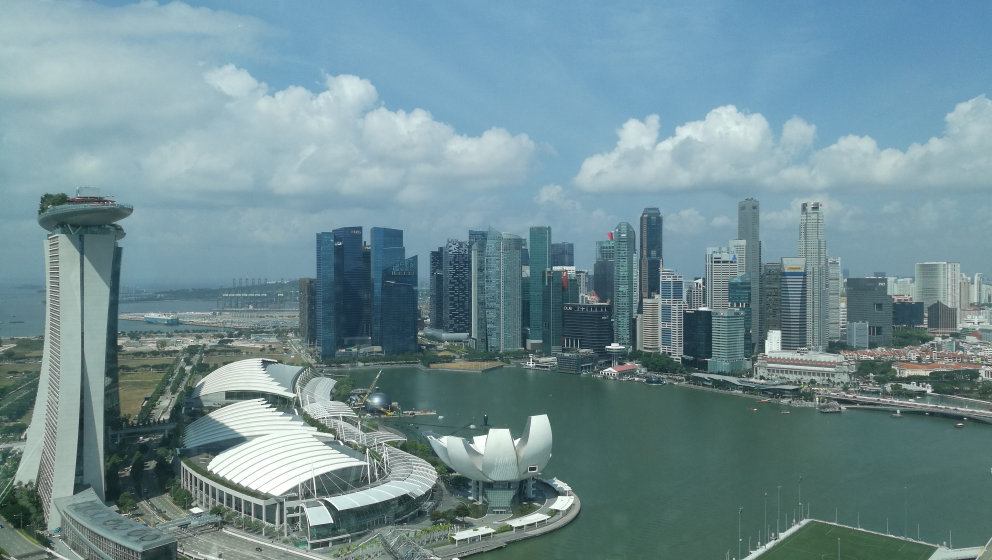
%> input picture MATLAB/wavelet_marina_bay/marina_bay.jpg, 3968 x 2240 px (shown at 1/4 size)
$ octave wavelet_marina_bay_d.m   (GNU Octave 9; MATLAB toolbox functions it lacks are replaced by stand-ins)
%> lines starting %> are read from the running program, lines starting %| are printed output that depends on the picture
% wavelet_gbb2b.m
%%%%%%%%%%%%%%%%%%%%
% load image file
RGB=imread('marina_bay.jpg');
G=im2gray(RGB);
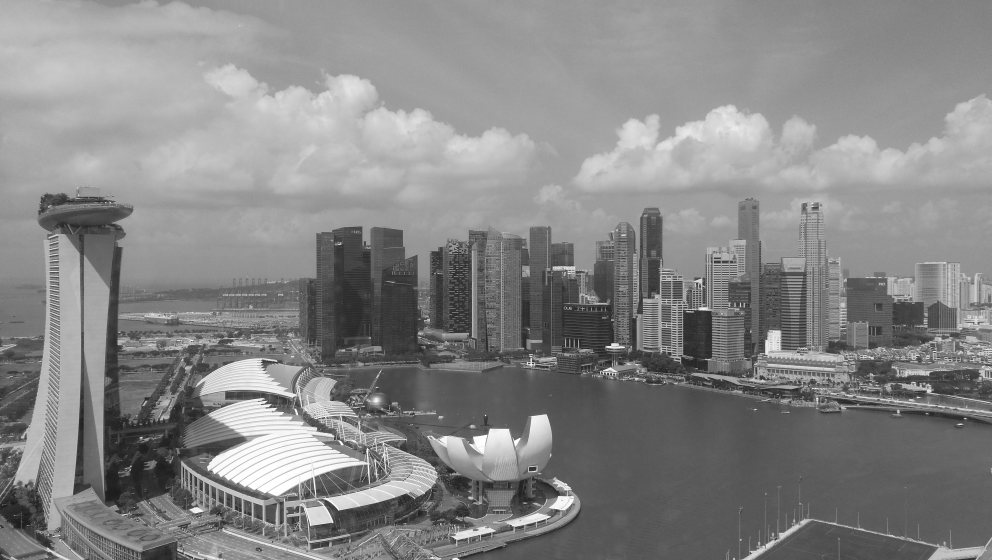
%> G: size 2240x3968 uint8 (shown at 1/4 size); min 1, max 255, mean 134.4
A=imresize(G, 1/5);
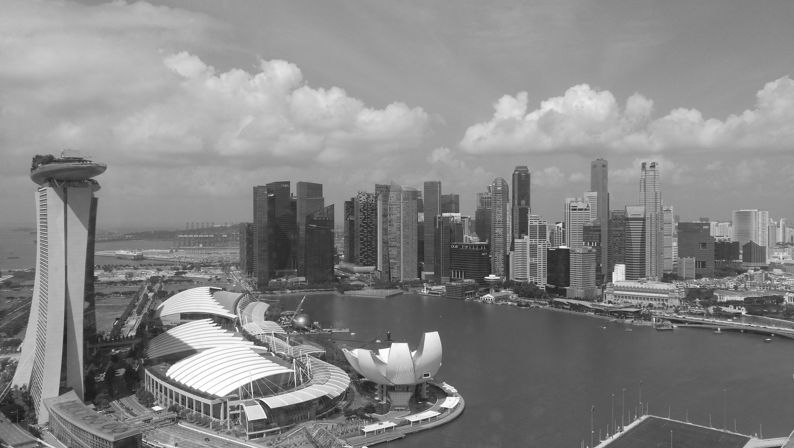
%> A: size 448x794 uint8; min 28, max 255, mean 134.4
% multiresolution decomposition
[C,S]=wavedec2(A,3,'db2');
%> S = [58 101; 58 101; 114 200; 225 398; 448 794]
A3=appcoef2(C,S,'db2',3);
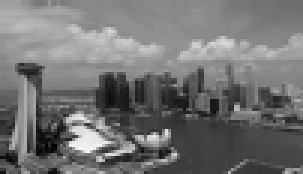
%> A3: size 58x101 double (shown 3 times larger); min 255.2, max 2066.5, mean 1076.1; drawn with min black and max white
[H3,V3,D3] = detcoef2('all',C,S,3);
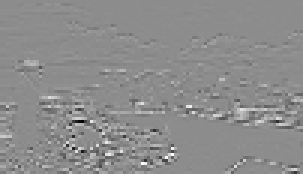
%> H3: size 58x101 double (shown 3 times larger); min -585, max 474.8, mean 0.7; drawn with min black and max white
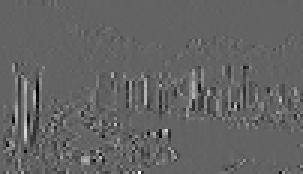
%> V3: size 58x101 double (shown 3 times larger); min -294.2, max 457.7, mean 0.6; drawn with min black and max white
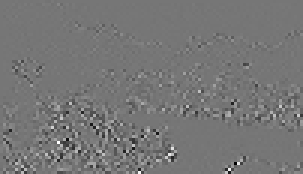
%> D3: size 58x101 double (shown 3 times larger); min -203.6, max 234.8, mean 0; drawn with min black and max white
% plot A(n)
subplot(2,2,1);
imagesc(A3);
colormap('gray');
title('Approximation of Level 3');
subplot(2,2,2);
imagesc(H3);
title('Horizontal Detail of Level 3');
subplot(2,2,3);
imagesc(V3);
title('Vertical Detail of Level 3');
subplot(2,2,4);
imagesc(D3);
title('Diagonal Detail of Level 3');
